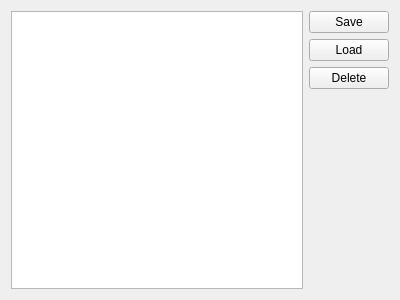
<?xml version="1.0" encoding="UTF-8"?>
<ui version="4.0">
 <class>Session</class>
 <widget class="QWidget" name="Session">
  <property name="geometry">
   <rect>
    <x>0</x>
    <y>0</y>
    <width>400</width>
    <height>300</height>
   </rect>
  </property>
  <property name="windowTitle">
   <string>Form</string>
  </property>
  <layout class="QHBoxLayout" name="horizontalLayout">
   <item>
    <layout class="QVBoxLayout" name="verticalLayout_2">
     <item>
      <widget class="QListWidget" name="listWidget"/>
     </item>
    </layout>
   </item>
   <item>
    <layout class="QVBoxLayout" name="verticalLayout">
     <item>
      <widget class="QPushButton" name="saveButton">
       <property name="text">
        <string>Save</string>
       </property>
      </widget>
     </item>
     <item>
      <widget class="QPushButton" name="loadButton">
       <property name="text">
        <string>Load</string>
       </property>
      </widget>
     </item>
     <item>
      <widget class="QPushButton" name="deleteButton">
       <property name="text">
        <string>Delete</string>
       </property>
      </widget>
     </item>
     <item>
      <spacer name="verticalSpacer">
       <property name="orientation">
        <enum>Qt::Vertical</enum>
       </property>
       <property name="sizeHint" stdset="0">
        <size>
         <width>20</width>
         <height>40</height>
        </size>
       </property>
      </spacer>
     </item>
    </layout>
   </item>
  </layout>
 </widget>
 <resources/>
 <connections/>
</ui>
